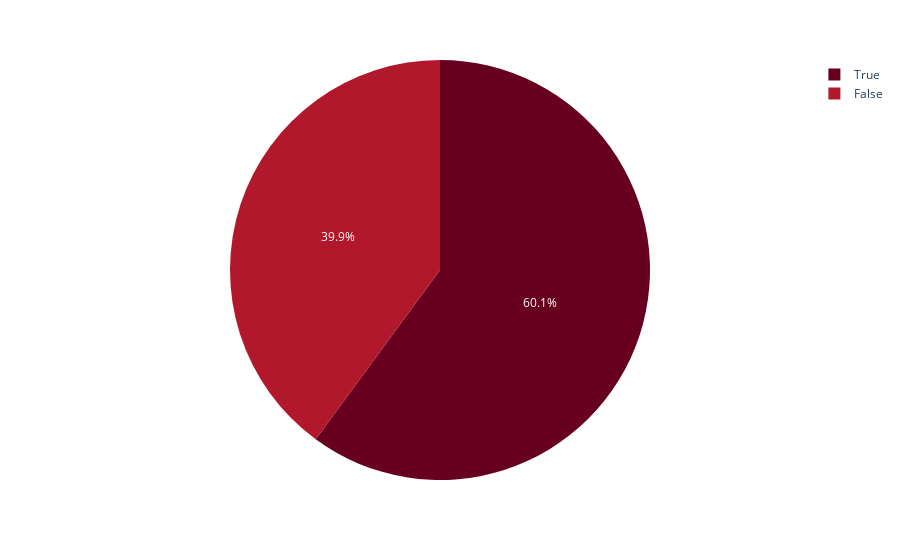

The cell this chart's notebook holds for it:
### Code cell
import plotly.express as px

count = df.Overweight.value_counts()

colors=px.colors.sequential.RdBu
fig = px.pie(count, names=['True', 'False'], values=count.values, color_discrete_sequence=colors)
fig.show()

### Figure 1 — Plotly figure (JSON) as saved in the notebook; plotly's stock layout.template omitted (floating-point values rounded to 4 significant figures)
{"data": [{"domain": {"x": [0, 1], "y": [0, 1]}, "hovertemplate": "label=%{label}<br>value=%{value}<extra></extra>", "labels": ["True", "False"], "legendgroup": "", "name": "", "showlegend": true, "type": "pie", "values": [149, 99]}], "layout": {"legend": {"tracegroupgap": 0}, "margin": {"t": 60}, "piecolorway": ["rgb(103,0,31)", "rgb(178,24,43)", "rgb(214,96,77)", "rgb(244,165,130)", "rgb(253,219,199)", "rgb(247,247,247)", "rgb(209,229,240)", "rgb(146,197,222)", "rgb(67,147,195)", "rgb(33,102,172)", "rgb(5,48,97)"]}}
